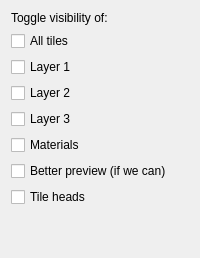
       <widget class="QWidget" name="VTiles">
        <attribute name="title">
         <string>Tiles</string>
        </attribute>
        <layout class="QVBoxLayout" name="verticalLayout_5">
         <item>
          <widget class="QLabel" name="VTilesMaterialsLabel">
           <property name="text">
            <string>Toggle visibility of:</string>
           </property>
          </widget>
         </item>
         <item>
          <widget class="QCheckBox" name="VTilesAllTiles">
           <property name="text">
            <string>All tiles</string>
           </property>
          </widget>
         </item>
         <item>
          <widget class="QCheckBox" name="VTilesLayer1">
           <property name="text">
            <string>Layer 1</string>
           </property>
          </widget>
         </item>
         <item>
          <widget class="QCheckBox" name="VTilesLayer2">
           <property name="text">
            <string>Layer 2</string>
           </property>
          </widget>
         </item>
         <item>
          <widget class="QCheckBox" name="VTilesLayer3">
           <property name="text">
            <string>Layer 3</string>
           </property>
          </widget>
         </item>
         <item>
          <widget class="QCheckBox" name="VTilesMaterials">
           <property name="text">
            <string>Materials</string>
           </property>
          </widget>
         </item>
         <item>
          <widget class="QCheckBox" name="VTilesBetterPreview">
           <property name="text">
            <string>Better preview (if we can)</string>
           </property>
          </widget>
         </item>
         <item>
          <widget class="QCheckBox" name="VTilesHeads">
           <property name="text">
            <string>Tile heads</string>
           </property>
          </widget>
         </item>
         <item>
          <spacer name="verticalSpacer">
           <property name="orientation">
            <enum>Qt::Orientation::Vertical</enum>
           </property>
           <property name="sizeHint" stdset="0">
            <size>
             <width>20</width>
             <height>40</height>
            </size>
           </property>
          </spacer>
         </item>
        </layout>
       </widget>
